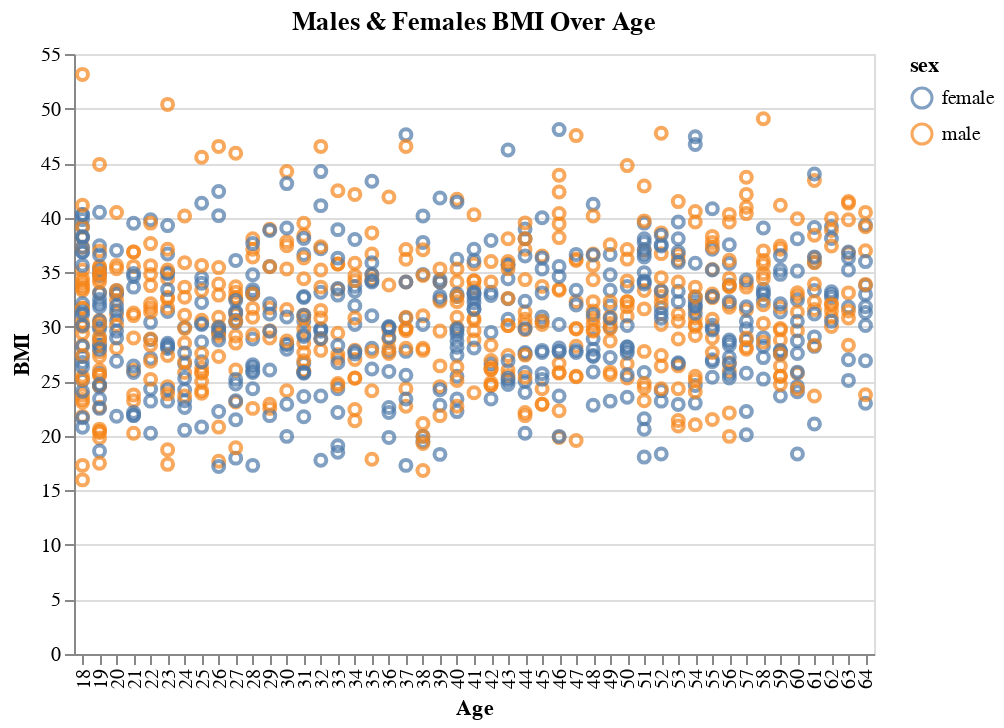

This figure's notebook cell:
### Markdown cell above
**Let's see how BMI is changing with Age for Males and Females**

We are expecting both male and females have usual BMI.

### Code cell
alt.Chart(X_train).mark_point().encode(
    
    alt.X('age:N', title = 'Age'),
    alt.Y('bmi:Q', title = 'BMI'),
    alt.Color('sex:N')
).properties(title='Males & Females BMI Over Age')

### Figure 1 — Vega-Lite specification as saved in the notebook (floating-point values rounded to 4 significant figures; data arrays with more than 128 entries replaced by an {"elided": "..."} marker saying what was removed)
{"$schema": "https://vega.github.io/schema/vega-lite/v3.4.0.json", "config": {"mark": {"tooltip": null}, "view": {"height": 300, "width": 400}}, "data": {"name": "data-33f3562af56942ffd0ae07204c440e71"}, "datasets": {"data-33f3562af56942ffd0ae07204c440e71": {"elided": "936 records"}}, "encoding": {"color": {"field": "sex", "type": "nominal"}, "x": {"field": "age", "title": "Age", "type": "nominal"}, "y": {"field": "bmi", "title": "BMI", "type": "quantitative"}}, "mark": "point", "title": "Males & Females BMI Over Age"}
